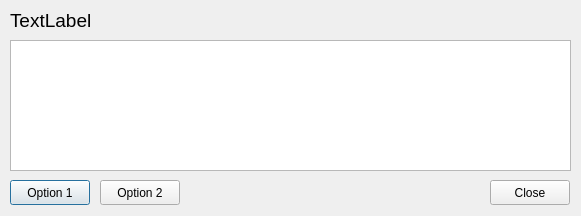
<?xml version="1.0" encoding="UTF-8"?>
<ui version="4.0">
 <class>DialogWindow</class>
 <widget class="QDialog" name="DialogWindow">
  <property name="geometry">
   <rect>
    <x>0</x>
    <y>0</y>
    <width>581</width>
    <height>216</height>
   </rect>
  </property>
  <property name="windowTitle">
   <string>Dialog</string>
  </property>
  <widget class="QPushButton" name="button_dialog_one">
   <property name="geometry">
    <rect>
     <x>10</x>
     <y>180</y>
     <width>80</width>
     <height>25</height>
    </rect>
   </property>
   <property name="text">
    <string>Option 1</string>
   </property>
  </widget>
  <widget class="QPushButton" name="button_dialog_two">
   <property name="geometry">
    <rect>
     <x>100</x>
     <y>180</y>
     <width>80</width>
     <height>25</height>
    </rect>
   </property>
   <property name="text">
    <string>Option 2</string>
   </property>
  </widget>
  <widget class="QPushButton" name="button_dialog_close">
   <property name="geometry">
    <rect>
     <x>490</x>
     <y>180</y>
     <width>80</width>
     <height>25</height>
    </rect>
   </property>
   <property name="text">
    <string>Close</string>
   </property>
  </widget>
  <widget class="QTextBrowser" name="text_dialog">
   <property name="geometry">
    <rect>
     <x>10</x>
     <y>40</y>
     <width>561</width>
     <height>131</height>
    </rect>
   </property>
  </widget>
  <widget class="QLabel" name="label">
   <property name="geometry">
    <rect>
     <x>10</x>
     <y>0</y>
     <width>561</width>
     <height>41</height>
    </rect>
   </property>
   <property name="font">
    <font>
     <pointsize>14</pointsize>
    </font>
   </property>
   <property name="text">
    <string>TextLabel</string>
   </property>
  </widget>
 </widget>
 <resources/>
 <connections/>
</ui>
